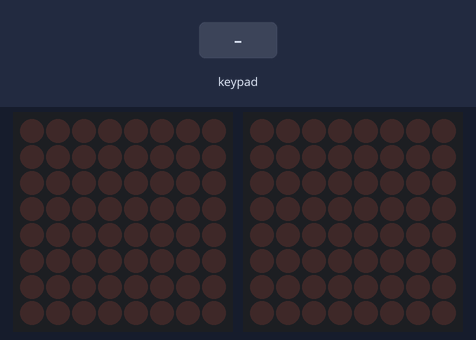
Bench run of a sketch on a simulated Arduino Mega 2560, built with avr-gcc and run on an emulated ATmega2560. Shown: 2 × 8×8 LED matrix. Inputs (shaded band) come from the test bench. Random numbers use the default seed unless the sketch sets one.

Above: at 1.2 s.
1.3 s: keypad keys 4 5 6 7 # pressed 0.4 s apart
At 1.7 s:
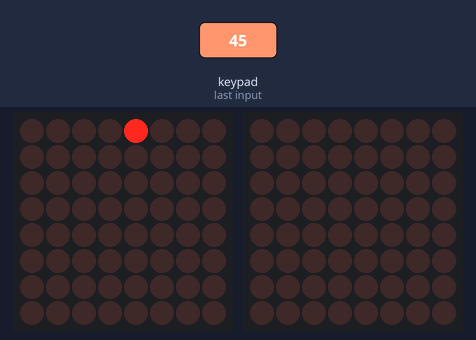
4.8 s: key '1' pressed
At 6.6 s:
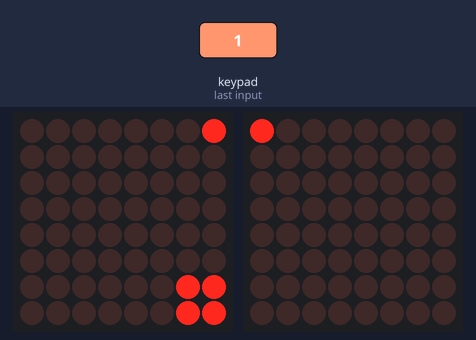
7.2 s: keypad keys 4 5 6 7 pressed 0.4 s apart
At 7.5 s:
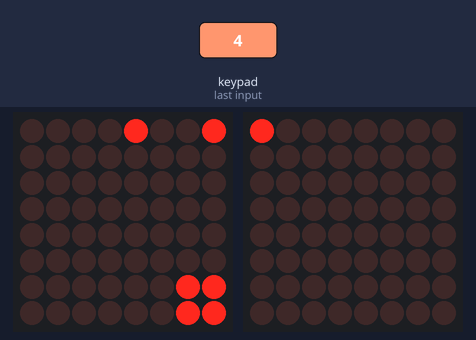
10.3 s: key '#' pressed
At 11.9 s:
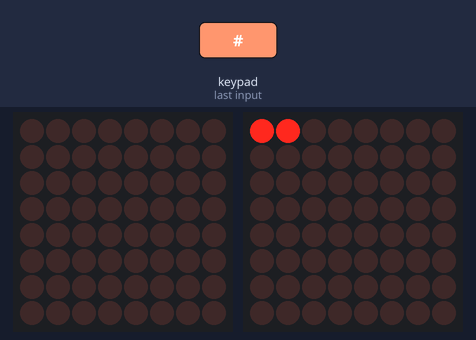
12.4 s: keypad keys 4 5 6 7 * pressed 0.4 s apart
At 14.7 s:
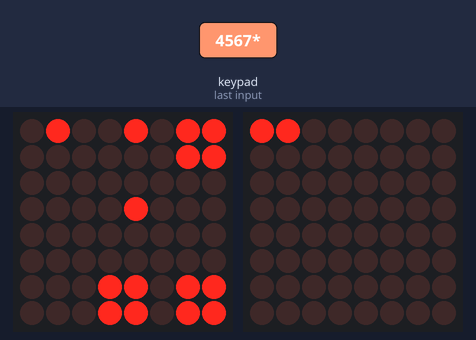
15.9 s: key '2' pressed
At 19.3 s:
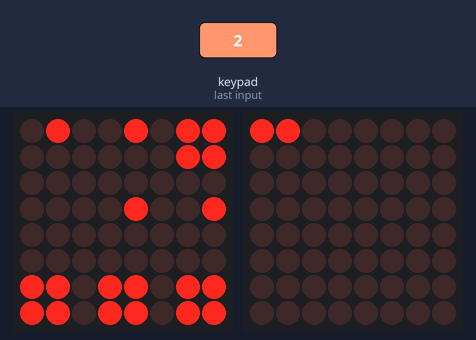
Timing chart, 0 to 19.9 s (numbered marks = the images above; inputs shaded):
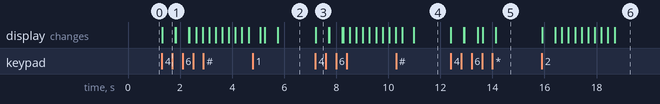

The sketch:

gato.ino
```cpp
#include "LedControl.h"
#include "Keypad.h"

// --- PINS PRINCIPALES ---
#define DIN_PIN   28
#define CLK_PIN   26
#define CS_PIN_L  27  // Matriz izquierda (Tablero)
#define CS_PIN_R  29  // Matriz derecha (Puntaje)

LedControl lcBoard = LedControl(DIN_PIN, CLK_PIN, CS_PIN_L, 1);
LedControl lcScore = LedControl(DIN_PIN, CLK_PIN, CS_PIN_R, 1);

// --- TECLADO ---
byte rowPins[4] = {4, 5, 6, 7};
byte colPins[4] = {8, 9, 10, 11};
char keys[4][4] = {
  {'1','2','3','A'},
  {'4','5','6','B'},
  {'7','8','9','C'},
  {'*','0','#','D'}
};
Keypad keypad = Keypad(makeKeymap(keys), rowPins, colPins, 4, 4);

// --- VARIABLES DEL JUEGO ---
int board[3][3];
int turn = 1;
boolean gameOver = false;
int playerScore = 0;

void setup() {
  randomSeed(analogRead(0));

  lcBoard.shutdown(0, false); lcBoard.setIntensity(0, 8); lcBoard.clearDisplay(0);
  lcScore.shutdown(0, false); lcScore.setIntensity(0, 8); lcScore.clearDisplay(0);

  resetGame();
}

void loop() {
  if (gameOver) {
    char key = keypad.getKey();
    if (key == '#') resetGame();
    return;
  }

  if (turn == 1) humanMove();
  else {
    delay(500);
    aiMove();
  }
}

// --- TURNO DEL JUGADOR ---
void humanMove() {
  char key = keypad.getKey();
  if (key) {
    int r = -1, c = -1;

    switch (key) {
      case '1': r=0; c=0; break; case '2': r=0; c=1; break; case '3': r=0; c=2; break;
      case '4': r=1; c=0; break; case '5': r=1; c=1; break; case '6': r=1; c=2; break;
      case '7': r=2; c=0; break; case '8': r=2; c=1; break; case '9': r=2; c=2; break;
    }

    if (r != -1 && board[r][c] == 0) {
      board[r][c] = 1;
      updateDisplay();
      checkWin();
      if (!gameOver) turn = 2;
    }
  }
}

// --- MOVIMIENTO DE LA IA (ALEATORIO) ---
void aiMove() {
  int r, c;
  boolean found = false;

  for(int i=0; i<50; i++) {
    r = random(0, 3); c = random(0, 3);
    if(board[r][c] == 0) { board[r][c] = 2; found = true; break; }
  }

  if (!found) {
     for(int i=0; i<3; i++) for(int j=0; j<3; j++)
       if(board[i][j] == 0) { board[i][j] = 2; goto done; }
  }

  done:
  updateDisplay();
  checkWin();
  if (!gameOver) turn = 1;
}

// --- DIBUJAR TABLERO EN MATRIZ ---
void updateDisplay() {
  lcBoard.clearDisplay(0);

  for (int r = 0; r < 3; r++) {
    for (int c = 0; c < 3; c++) {
      if (board[r][c] == 0) continue;

      int ledRow = c * 3;
      int ledCol = (2 - r) * 3;

      // Jugador
      if (board[r][c] == 1) {
        lcBoard.setLed(0, ledRow, ledCol + 1, true);
      }
      // IA (cuadro 2x2)
      else if (board[r][c] == 2) {
        lcBoard.setLed(0, ledRow,     ledCol,     true);
        lcBoard.setLed(0, ledRow + 1, ledCol,     true);
        lcBoard.setLed(0, ledRow,     ledCol + 1, true);
        lcBoard.setLed(0, ledRow + 1, ledCol + 1, true);
      }
    }
  }
}

// --- REVISAR SI HAY GANADOR ---
void checkWin() {
  int winner = 0;

  // Filas
  for (int r=0; r<3; r++) {
    if(board[r][0]!=0 && board[r][0]==board[r][1] && board[r][1]==board[r][2]) {
      winner = board[r][0];
      gameOver = true;
      if(winner==1) updateScore();
      blinkLine(r,0, r,1, r,2);
      return;
    }
  }

  // Columnas
  for (int c=0; c<3; c++) {
    if(board[0][c]!=0 && board[0][c]==board[1][c] && board[1][c]==board[2][c]) {
      winner = board[0][c];
      gameOver = true;
      if(winner==1) updateScore();
      blinkLine(0,c, 1,c, 2,c);
      return;
    }
  }

  // Diagonal principal
  if(board[0][0]!=0 && board[0][0]==board[1][1] && board[1][1]==board[2][2]) {
      winner = board[0][0];
      gameOver = true;
      if(winner==1) updateScore();
      blinkLine(0,0, 1,1, 2,2);
      return;
  }

  // Diagonal inversa
  if(board[0][2]!=0 && board[0][2]==board[1][1] && board[1][1]==board[2][0]) {
      winner = board[0][2];
      gameOver = true;
      if(winner==1) updateScore();
      blinkLine(0,2, 1,1, 2,0);
      return;
  }

  // Empate
  boolean full = true;
  for(int r=0; r<3; r++) for(int c=0; c<3; c++) if(board[r][c]==0) full = false;

  if (full) {
    gameOver = true;
    blinkAll();
  }
}

// --- EFECTO DE PARPADEO EN LÍNEA GANADORA ---
void blinkLine(int r1, int c1, int r2, int c2, int r3, int c3) {
  int winnerVal = board[r1][c1];

  for(int i=0; i<5; i++) {
    board[r1][c1] = board[r2][c2] = board[r3][c3] = 0;
    updateDisplay();
    delay(250);

    board[r1][c1] = board[r2][c2] = board[r3][c3] = winnerVal;
    updateDisplay();
    delay(250);
  }
}

// --- PARPADEO GENERAL PARA EMPATE ---
void blinkAll() {
  for(int i=0; i<3; i++) {
    lcBoard.clearDisplay(0);
    delay(200);
    updateDisplay();
    delay(200);
  }
}

// --- PUNTAJE ---
void updateScore() {
  playerScore++;
  updateScoreboard();
}

void updateScoreboard() {
  lcScore.clearDisplay(0);
  for(int i=0; i<playerScore; i++) {
    if (i < 64) lcScore.setLed(0, i/8, i%8, true);
  }
}

// --- REINICIAR TABLERO ---
void resetGame() {
  for (int r=0; r<3; r++) for (int c=0; c<3; c++) board[r][c] = 0;
  turn = 1;
  gameOver = false;
  updateDisplay();
}
```

Measured:
- after the input at 1.3 s, the display: changes at once (image 1)
- after the input at 7.2 s, the display: changes at once (image 3)
- after the input at 12.4 s, the display: first changes at once (image 5 shows a later state)
- after the input at 15.9 s, the display: first changes at once (image 6 shows a later state)
